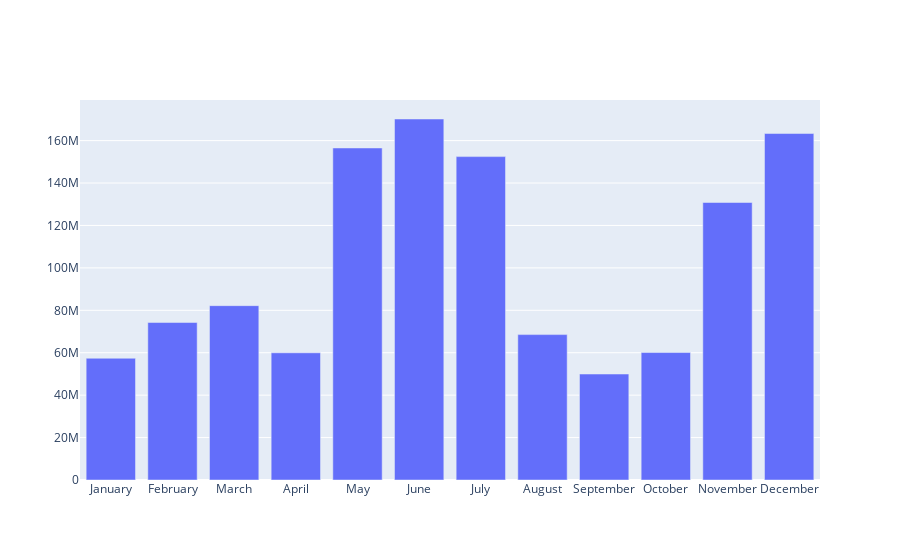

Notebook code cell kept with this figure:
### Code cell
fig = plotBars(avg_rev)
fig.show()

### Figure 1 — Plotly figure (JSON) as saved in the notebook; plotly's stock layout.template omitted (floating-point values rounded to 4 significant figures)
{"data": [{"type": "bar", "x": ["January", "February", "March", "April", "May", "June", "July", "August", "September", "October", "November", "December"], "y": [57400000.0, 74240000.0, 82180000.0, 59970000.0, 156500000.0, 170200000.0, 152400000.0, 68550000.0, 49950000.0, 60090000.0, 130800000.0, 163300000.0]}], "layout": {}}
